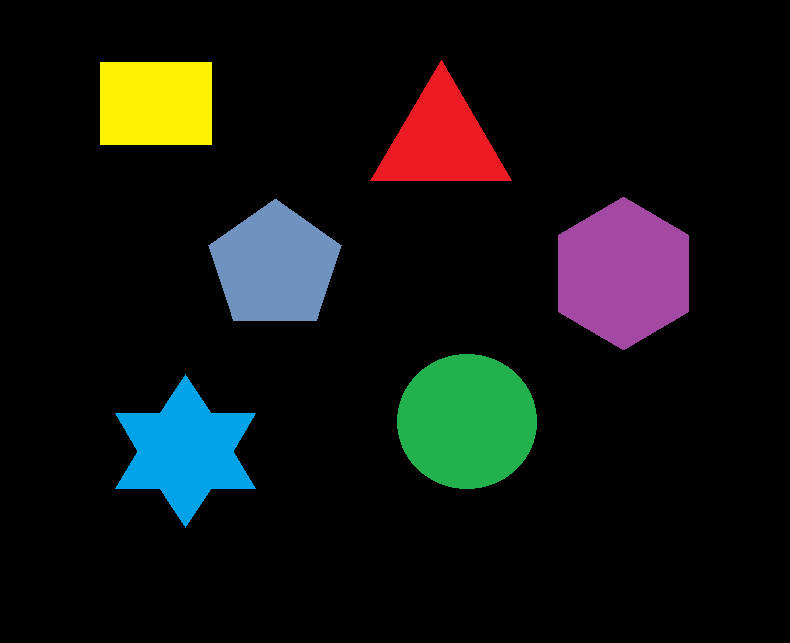
%> input picture DIP-HW9/data/Images/shape.png, 790 x 643 px
$ octave Q5.m   (GNU Octave 9; MATLAB toolbox functions it lacks are replaced by stand-ins)
%> lines starting %> are read from the running program, lines starting %| are printed output that depends on the picture; in (x1, y1, x2, y2) boxes, pixels count from 0 and x2, y2 are one past the last pixel; in counts of white or black regions, pixels touching at a corner belong together; the program's own positions count from 1
### DIP-HW9/src/utils/my_signature.m
function [dist,angle] = my_signature(input_bound, x0 , y0)
[rw, ~] = size(input_bound);

% delete end point if it's equal to first point
if isequal(input_bound(1,:), input_bound(rw,:))
    input_bound=input_bound(1:rw-1,:);
    rw = rw-1;
end

% compute the center
if nargin == 1
    x0 = sum(input_bound(:,1)) / rw;
    y0 = sum(input_bound(:,2)) / rw;
end

% shift the coordination
input_bound(:,1) = input_bound(:,1) - x0;
input_bound(:,2) = input_bound(:,2) - y0 ;

% convert coordinates to polar
xcart = input_bound(:,2);
ycart = -input_bound(:,1);
[theta, p] = cart2pol(xcart,ycart);
theta = theta.*(180/pi);

% convert to non-negative angle(0-360)
j = theta==0;
theta = theta.*(0.5*abs(1+sign(theta)))-0.5*(-1+sign(theta)).*(360+theta);
theta(j) = 0;
theta = round(theta);
cpml = [theta,p];

% delete duplicate angle
[w,u] = unique(cpml(:,1));
cpml = cpml(u,:);

if cpml(end ,1) == cpml(1)+360
    cpml = cpml(1:end-1,:);
end

% compute angle value
angle = cpml(:,1);

% compute length value
dist = cpml(:,2);

end

### DIP-HW9/src/Q5.m
% ---------------------------------------------------------------
% Problem 5 – Shape Signature Representation and Analysis
% ---------------------------------------------------------------
% This script computes and visualizes shape signatures for multiple
% objects within a binary image. A shape signature is a compact
% representation of an object's boundary, typically based on the
% distance of contour points from the centroid as a function of angle.
%
% Steps:
% 1. Load the input image containing multiple shapes.
% 2. Convert the image to grayscale and then to binary form.
% 3. Extract object boundaries using bwboundaries with 'noholes' option.
% 4. For each detected boundary:
%    - Pass the boundary coordinates to the custom function
%      my_signature to compute:
%         * dist: radial distances of boundary points to centroid.
%         * angle: angular positions of boundary points.
% 5. Plot the distance-angle signature for each object in separate
%    subplots to compare their geometric characteristics.
% ---------------------------------------------------------------
clc
close all
clear
%% load image

addpath(fullfile(pwd, 'src', 'utils'));

image_rgb = imread('data/images/Shape.png');
%> image_rgb is the input picture: size 643x790x3 uint8; mean R, G, B 17, 19, 17
image_gray = rgb2gray(image_rgb);
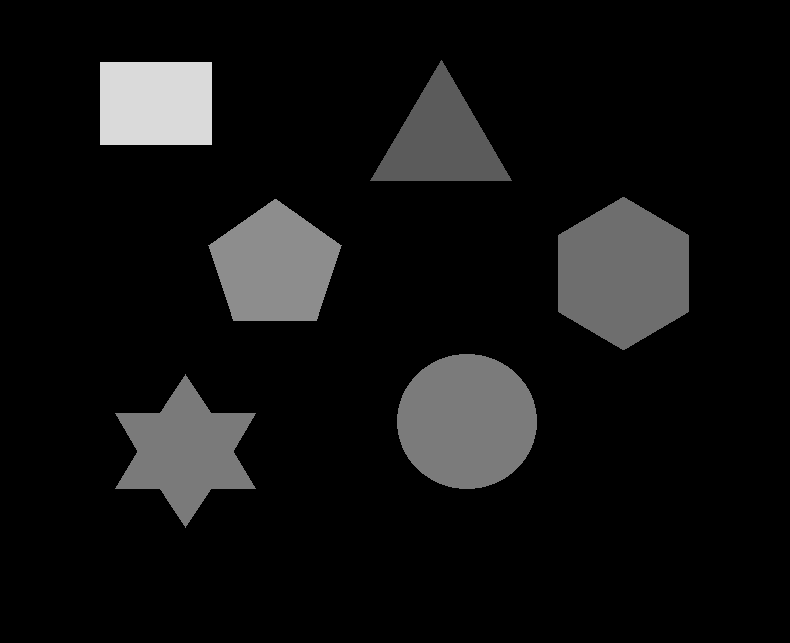
%> image_gray: size 643x790 uint8; min 0, max 218, mean 18.2
image = imbinarize(image_gray);
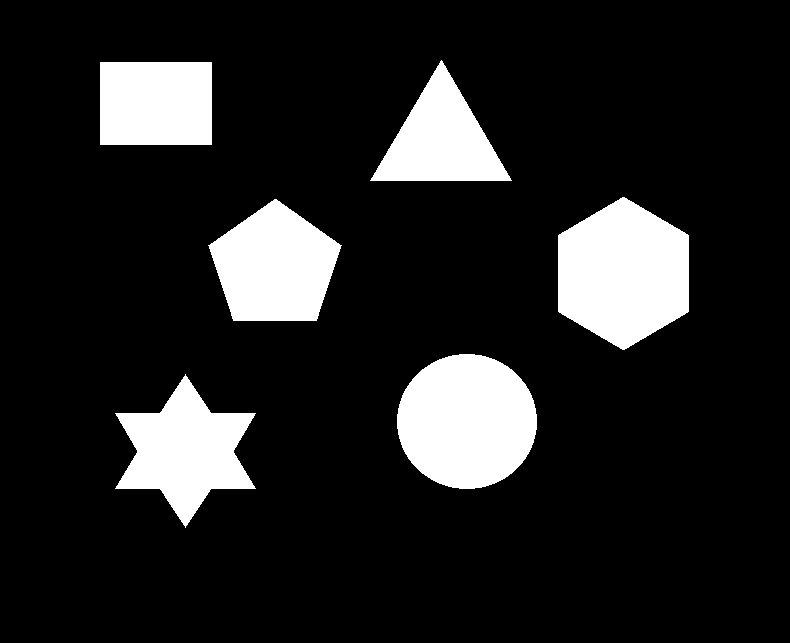
%> image: size 643x790 logical; 13.8% white; 6 white regions, box (x1, y1, x2, y2) and area: (558, 197, 689, 350) 15111, (397, 354, 537, 489) 14839, (208, 199, 342, 321) 11296, (115, 374, 256, 528) 11022, (100, 62, 212, 145) 9296, (370, 60, 512, 181) 8640

figure(1);
subplot(1,3,1), imshow(image_rgb), title('Original RGB')
subplot(1,3,2), imshow(image_gray), title('Grayscale Image')
subplot(1,3,3), imshow(image), title('Binary Image')

[B, L] = bwboundaries(image,'noholes');
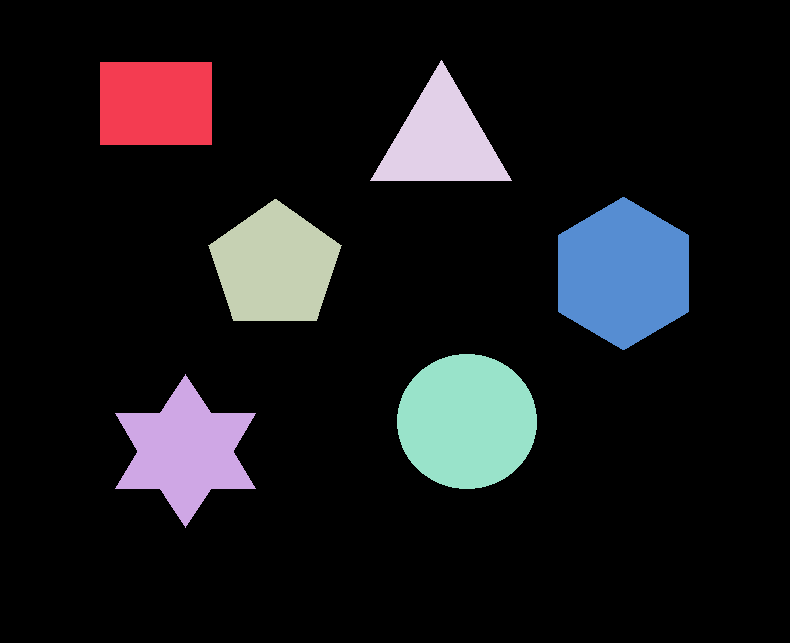
%> L: size 643x790 double; 7 distinct labels, from 0 to 6; one colour per label, 0 black
%> B = 6 boundaries; box (x1, y1, x2, y2) and points: (115, 374, 256, 528) 483, (558, 197, 689, 350) 413, (100, 62, 212, 145) 387, (397, 354, 537, 489) 387, (370, 60, 512, 181) 382, (208, 199, 342, 321) 367
numComponents = length(B);
%> numComponents = 6

fprintf('Number of connected components found: %d\n', numComponents);
%| Number of connected components found: 6

figure(2);
imshow(label2rgb(L, @jet, [.5 .5 .5]))
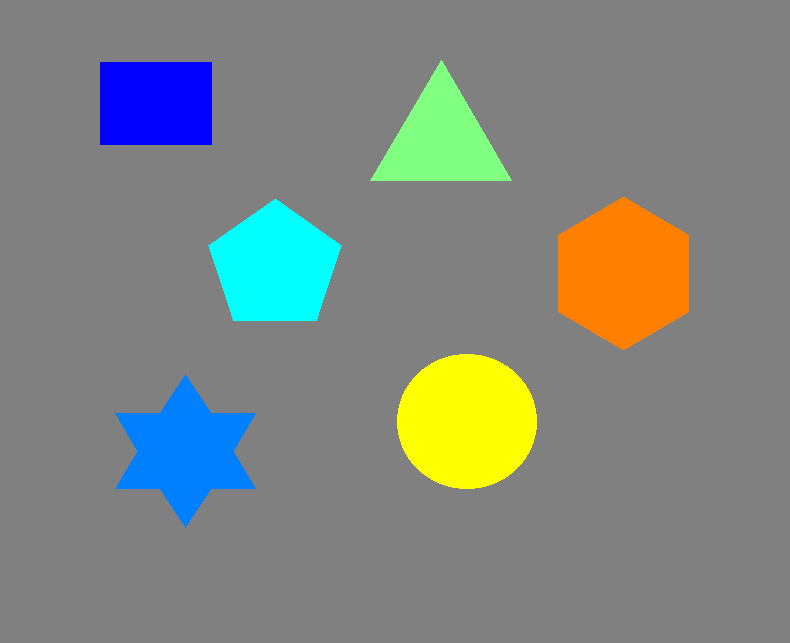
%> displayed picture: size 643x790x3, on the screen's scale of 0 to 255; mean R, G, B 127.5, 134.4, 128.4

[distSq1,angleSq1] = my_signature(B{1});
%> in my_signature, `[rw, ~] = size(input_bound);`: rw = 387
%> in my_signature, `input_bound=input_bound(1:rw-1,:);`: input_bound = 386 rows, first 12: [63 101; 63 102; 63 103; 63 104; 63 105; 63 106; 63 107; 63 108; 63 109; 63 110; 63 111; 63 112]
%> in my_signature, `rw = rw-1;`: rw = 386
%> in my_signature, `x0 = sum(input_bound(:,1)) / rw;`: x0 = 104
%> in my_signature, `y0 = sum(input_bound(:,2)) / rw;`: y0 = 156.5
%> in my_signature, `xcart = input_bound(:,2);`: xcart = 386 values, max 55.5 at index 112, min -55.5 at index 1, mean 0
%> in my_signature, `ycart = -input_bound(:,1);`: ycart = 386 values, max 41 at index 1, min -41 at index 194, mean 0
%> in my_signature, `[theta, p] = cart2pol(xcart,ycart);`: theta = 386 values, max 3.12 at index 347, min -3.14 at index 346, mean -0.00814; p = 386 values, max 69 at index 1, min 41 at index 56, mean 55.09
%> in my_signature, `theta = theta.*(180/pi);`: theta = 386 values, max 179 at index 347, min -180 at index 346, mean -0.466
%> in my_signature, `j = theta==0;`: j = 386 logical values, 1 true
%> in my_signature, `theta = theta.*(0.5*abs(1+sign(theta)))-0.5*(-1+sign(theta)).*(360+the..`: theta = 386 values, max 359 at index 154, min 1.03 at index 152, mean 180
%> in my_signature, `theta = round(theta);`: theta = 386 values, max 359 at index 154, min 0 at index 153, mean 179.5
%> in my_signature, `cpml = [theta,p];`: cpml = 386 rows, first 12: [144 69; 143 68.2; 143 67.4; 142 66.61; 141 65.83; 141 65.05; 140 64.27; 140 63.51; 139 62.75; 139 61.99; 138 61.25; 137 60.51]
%> in my_signature, `[w,u] = unique(cpml(:,1));`: w = 334 values from 0 to 359; u = 334 values, max 385 at index 133, min 1 at index 132, mean 194
%> in my_signature, `cpml = cpml(u,:);`: cpml = 334 rows, first 12: [0 55.5; 1 55.51; 2 55.54; 3 55.58; 4 55.64; 5 55.72; 6 55.82; 7 55.94; 8 56.07; 9 56.22; 10 56.39; 11 56.58]
%> in my_signature, `angle = cpml(:,1);`: angle = 334 values from 0 to 359
%> in my_signature, `dist = cpml(:,2);`: dist = 334 values, max 69 at index 37, min 41 at index 84, mean 53.99
%> distSq1 has the same summary as dist in my_signature; angleSq1 = 334 values from 0 to 359
[distSq2,angleSq2] = my_signature(B{2});
%> in my_signature (call 2), `input_bound=input_bound(1:rw-1,:);`: input_bound = 482 rows, first 12: [414 116; 414 117; 414 118; 414 119; 414 120; 414 121; 414 122; 414 123; 414 124; 414 125; 414 126; 414 127]
%> in my_signature (call 2), `cpml = [theta,p];`: cpml = 482 rows, first 12: [152 79.42; 151 78.54; 151 77.67; 151 76.79; 150 75.92; 150 75.05; 150 74.19; 149 73.33; 149 72.47; 148 71.62; 148 70.77; 148 69.92]
%> in my_signature (call 2), `cpml = cpml(u,:);`: cpml = 326 rows, first 12: [1 47.99; 2 49.01; 3 49.05; 4 50.11; 5 51.19; 6 51.28; 7 52.39; 8 52.53; 9 53.66; 10 53.83; 11 55; 12 56.18]
%> distSq2 = 326 values, max 79.42 at index 136, min 45.62 at index 55, mean 58.57; angleSq2 = 326 values from 1 to 359
[distSq3,angleSq3] = my_signature(B{3});
%> in my_signature (call 3), `input_bound=input_bound(1:rw-1,:);`: input_bound = 366 rows, first 12: [246 209; 246 210; 245 211; 244 212; 244 213; 243 214; 242 215; 242 216; 241 217; 240 218; 239 219; 239 220]
%> in my_signature (call 3), `cpml = [theta,p];`: cpml = 366 rows, first 12: [160 70.71; 160 69.77; 159 69.18; 158 68.62; 157 67.7; 156 67.17; 155 66.67; 155 65.77; 154 65.3; 152 64.87; 151 64.46; 151 63.58]
%> in my_signature (call 3), `cpml = cpml(u,:);`: cpml = 326 rows, first 12: [0 58.5; 1 58.51; 2 58.53; 3 59.58; 4 59.64; 5 59.71; 6 60.8; 7 60.91; 8 62.16; 9 62.31; 10 62.48; 11 63.65]
%> distSq3 = 326 values, max 70.71 at index 138, min 50.98 at index 242, mean 59.36; angleSq3 = 326 values from 0 to 359
[distSq4,angleSq4] = my_signature(B{4});
%> in my_signature (call 4), `input_bound=input_bound(1:rw-1,:);`: input_bound = 381 rows, first 12: [181 371; 180 372; 179 372; 178 373; 177 374; 176 374; 175 375; 174 375; 173 376; 172 377; 171 377; 170 378]
%> in my_signature (call 4), `cpml = [theta,p];`: cpml = 381 rows, first 12: [208 80.14; 208 78.79; 207 78.33; 207 76.98; 207 75.64; 206 75.2; 205 73.87; 205 73.44; 204 72.11; 204 70.79; 203 70.39; 203 69.08]
%> in my_signature (call 4), `cpml = cpml(u,:);`: cpml = 295 rows, first 12: [0 48.33; 1 47.34; 3 47.38; 4 46.44; 5 45.52; 7 45.63; 8 44.76; 9 44.91; 11 44.1; 12 44.3; 14 43.54; 15 42.82]
%> distSq4 = 295 values, max 81.22 at index 68, min 37.8 at index 215, mean 52.28; angleSq4 = 295 values from 0 to 359
[distSq5,angleSq5] = my_signature(B{5});
%> in my_signature (call 5), `input_bound=input_bound(1:rw-1,:);`: input_bound = 386 rows, first 12: [415 398; 414 399; 413 399; 412 399; 411 399; 410 399; 409 399; 408 400; 407 400; 406 400; 405 400; 404 401]
%> in my_signature (call 5), `cpml = [theta,p];`: cpml = 386 rows, first 12: [174 69.86; 173 68.98; 173 69.1; 172 69.24; 171 69.39; 170 69.55; 169 69.73; 168 68.95; 167 69.16; 167 69.38; 166 69.62; 165 68.9]
%> in my_signature (call 5), `cpml = cpml(u,:);`: cpml = 335 rows, first 12: [0 69.49; 1 69.5; 2 69.55; 3 69.6; 4 69.67; 5 69.75; 6 69.84; 7 69.08; 8 69.22; 9 69.37; 10 69.53; 11 69.71]
%> distSq5 = 335 values, max 69.95 at index 329, min 66.54 at index 261, mean 68.26; angleSq5 = 335 values from 0 to 359
[distSq6,angleSq6] = my_signature(B{6});
%> in my_signature (call 6), `input_bound=input_bound(1:rw-1,:);`: input_bound = 412 rows, first 12: [236 559; 235 560; 235 561; 234 562; 233 563; 233 564; 232 565; 232 566; 231 567; 231 568; 230 569; 229 570]
%> in my_signature (call 6), `cpml = [theta,p];`: cpml = 412 rows, first 12: [150 75.3; 149 74.96; 148 74.1; 147 73.79; 146 73.51; 146 72.68; 145 72.43; 144 71.62; 143 71.41; 142 70.62; 141 70.45; 140 70.3]
%> in my_signature (call 6), `cpml = cpml(u,:);`: cpml = 357 rows, first 12: [0 65; 1 65.01; 2 65.03; 3 65.07; 4 65.19; 5 65.28; 6 65.38; 7 65.49; 8 65.62; 9 65.77; 10 66.1; 11 66.29]
%> distSq6 = 357 values, max 76.03 at index 89, min 65 at index 1, mean 68.8; angleSq6 = 357 values from 0 to 359

figure(3);
subplot(2,3,1), plot(angleSq1,distSq1), title 'object 1'
subplot(2,3,2), plot(angleSq2,distSq2) , title 'object 2'
subplot(2,3,3), plot(angleSq3,distSq3), title 'object 3'
subplot(2,3,4), plot(angleSq4,distSq4) , title 'object 4'
subplot(2,3,5), plot(angleSq5,distSq5), title 'object 5'
subplot(2,3,6), plot(angleSq6,distSq6) , title 'object 6'
%> after `title 'object 6'`:
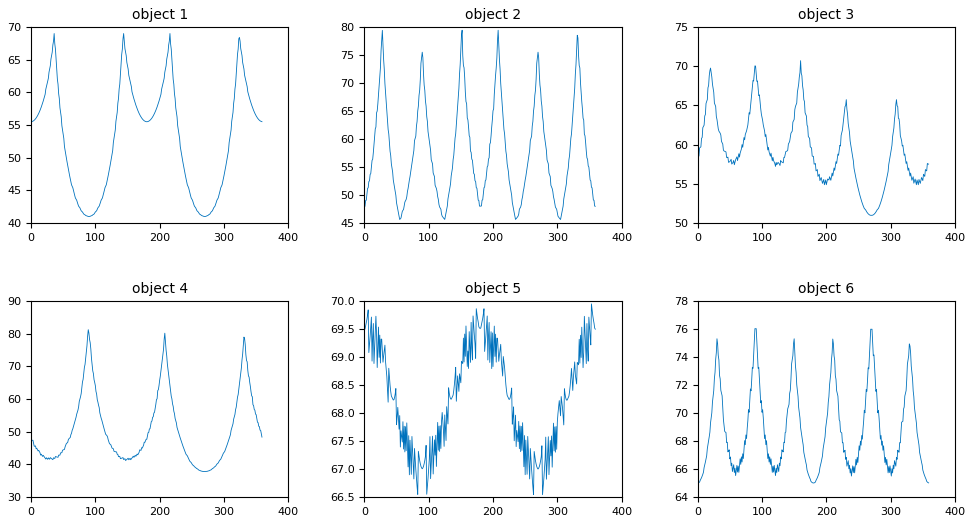
%> figure redrawn from the program's plot data, 6 panels; panel 1: curve peaks at x = 36, y = 69; panel 2: curve peaks at x = 152, y = 79.42; panel 3: curve peaks at x = 160, y = 70.71; panel 4: curve peaks at x = 89, y = 81.22
